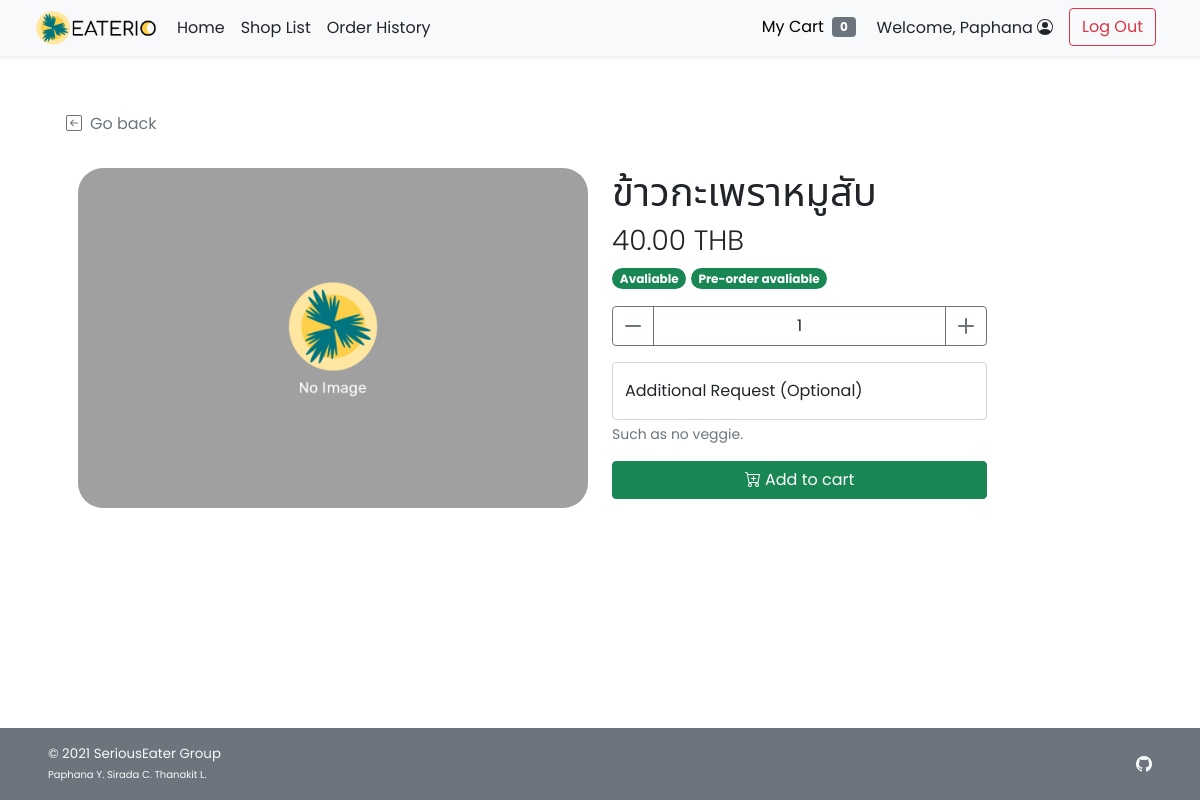
Before: /food_item.php?s_id=1&f_id=1 (signed in) with the older database file.
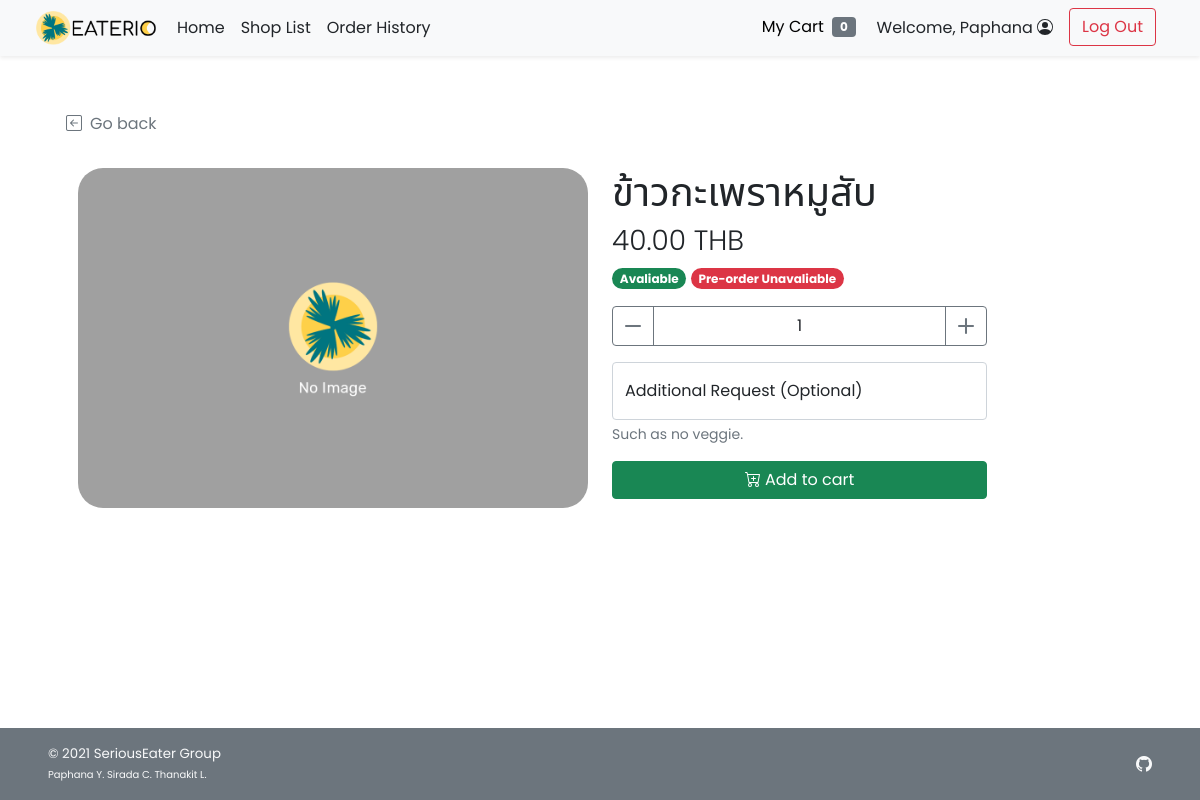
After: the same page with the newer database file.
### food_item.php (the view, shortened to what this page needs)
<!DOCTYPE html>
<html lang="en">
<head>
    <?php
        include("conn_db.php");
        include('head.php');
    ?>
    <link href="css/main.css" rel="stylesheet">
    <link href="css/menu.css" rel="stylesheet">
</head>
<body class="d-flex flex-column h-100">
    <?php
        include('nav_header.php');
        $s_id = $_GET["s_id"];
        $f_id = $_GET["f_id"];
        $query = "SELECT * FROM food WHERE s_id = {$s_id} AND f_id = {$f_id} LIMIT 0,1";
        $result = $mysqli -> query($query);
        $food_row = $result -> fetch_array();
    ?>
    <div class="container px-5 py-4" id="shop-body">
        <div class="row my-4">
            <a class="nav nav-item text-decoration-none text-muted mb-2" href="#" onclick="history.back();">
                <i class="bi bi-arrow-left-square me-2"></i>Go back
            </a>
        </div>
        <div class="row row-cols-1 row-cols-md-2 mb-5">
            <div class="col mb-3 mb-md-0">
                <img
                    <?php
                        if(is_null($food_row["f_pic"])){echo "src='img/default.png'";}
                        else{echo "src=\"img/{$food_row['f_pic']}\"";}
                    ?>
                    class="img-fluid rounded-25 float-start"
                    alt="<?php echo $food_row["f_name"]?>">
            </div>
            <div class="col text-wrap">
                <h1 class="fw-light"><?php echo $food_row["f_name"]?></h1>
                <h3 class="fw-light"><?php echo $food_row["f_price"]?> THB</h3>
                <ul class="list-unstyled mb-3 mb-md-0">
                    <li class="my-2">
                        <?php if($food_row["f_todayavail"]==1){ ?>
                        <span class="badge rounded-pill bg-success">Avaliable</span>
                        <?php }else{ ?>
                        <span class="badge rounded-pill bg-danger">Unavaliable</span>
                        <?php }
                            if($food_row["f_preorderavail"]==1){?>
                        <span class="badge rounded-pill bg-success">Pre-order avaliable</span>
                        <?php }else{ ?>
                        <span class="badge rounded-pill bg-danger">Pre-order Unavaliable</span>
                        <?php }?>
                    </li>
                </ul>
                <div class="form-amount">
                    <form class="mt-3" method="POST" action="add_item.php">
                        <div class="input-group mb-3">
                            <button id="sub_btn" class="btn btn-outline-secondary" type="button" title="subtract amount" onclick="sub_amt('amount')">
                                <i class="bi bi-dash-lg"></i>
                            </button>
                            <input type="number" class="form-control text-center border-secondary" id="amount"
                                name="amount" value="1" min="1" max="99">
                            <button id="add_btn" class="btn btn-outline-secondary" type="button" title="add amount" onclick="add_amt('amount')">
                                <i class="bi bi-plus-lg"></i>
                            </button>
                        </div>
                        <div class="form-floating mb-3">
                            <input type="text" class="form-control" id="addrequest" name="request" placeholder=" ">
                            <label for="addrequest" class="d-inline-text">Additional Request (Optional)</label>
                            <div id="addrequest_helptext" class="form-text">
                                Such as no veggie.
                            </div>
                        </div>
                        <button class="btn btn-success w-100" type="submit" title="add to cart" name="addtocart"
                        >
                             Add to cart
                        </button>
                    </form>
                </div>
            </div>
        </div>
    </div>
    <footer
        class="footer d-flex flex-wrap justify-content-between align-items-center px-5 py-3 mt-auto bg-secondary text-light">
        <span class="smaller-font">&copy; 2021 SeriousEater Group<br /><span class="xsmall-font">Paphana Y. Sirada C.
                Thanakit L.</span></span>
        <ul class="nav justify-content-end list-unstyled d-flex">
            <li class="ms-3"><a class="text-light" target="_blank" href="https://github.com/waterthatfrozen/EATERIO"><i
                        class="bi bi-github"></i></a></li>
        </ul>
    </footer>
</body>
</html>

Changed rows visible on the page:
changed food "ข้าวกะเพราหมูสับ": f_preorderavail 1 → 0 (drawn)
Other visible differences:
text no longer shown: "Pre-order avaliable"
text now shown: "Pre-order Unavaliable"
